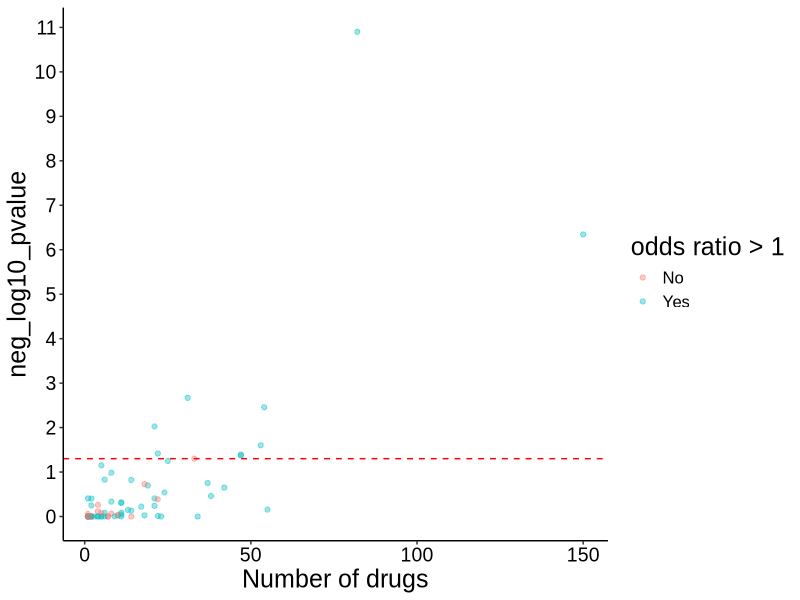
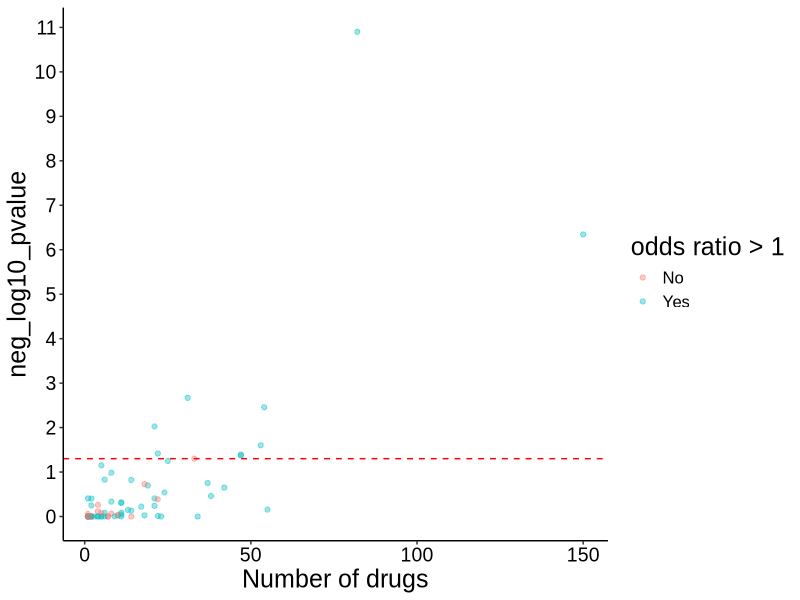
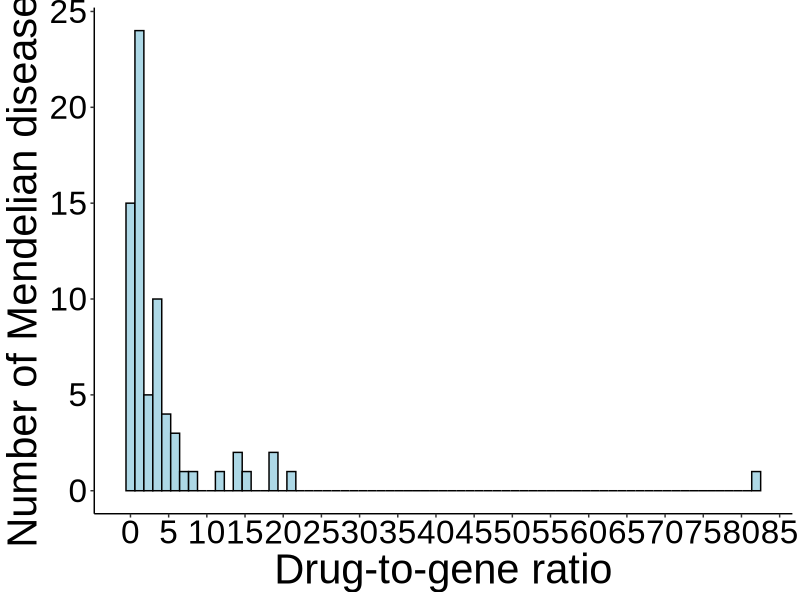
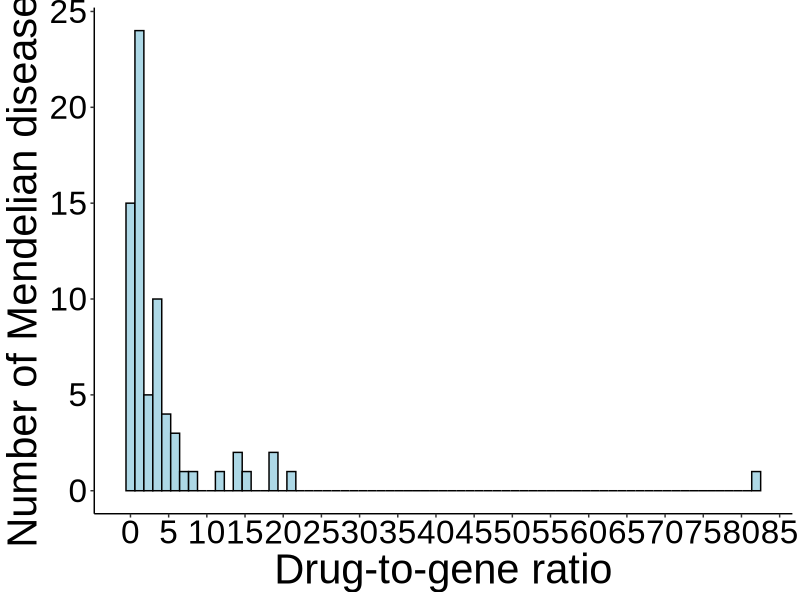
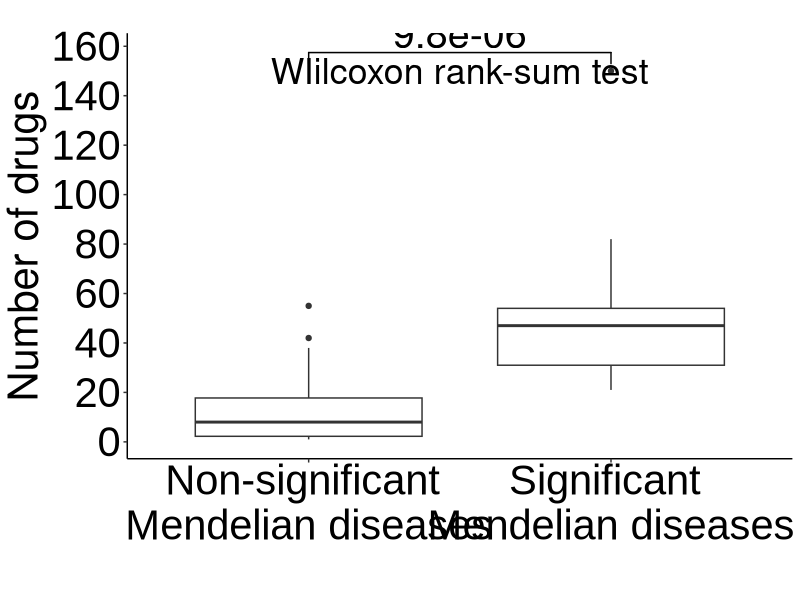
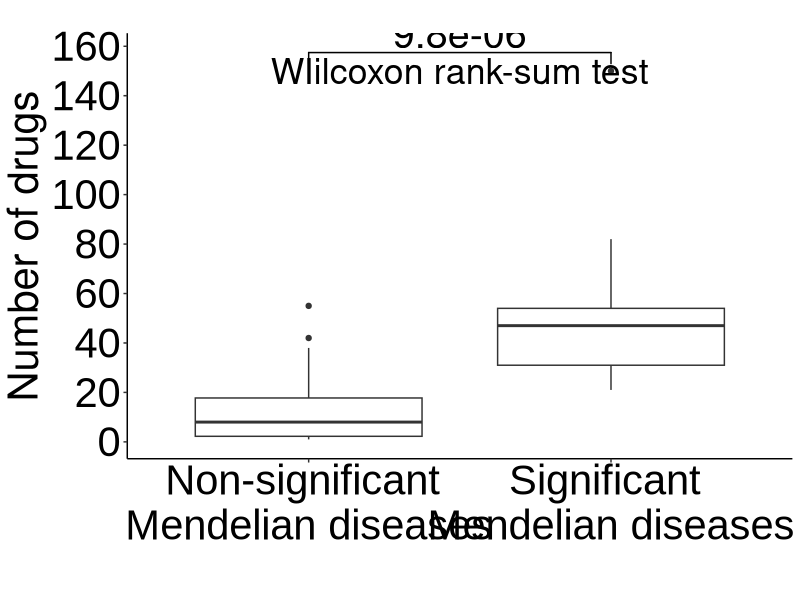

The R source for these figures, in order: (Note: a time limit stopped this script after it produced the figures.)
### This script implements the per Mendelian disease analysis ###

library(dplyr)
library(data.table)
library(ggplot2)
library(ggsignif)

## Set type for image compression based on operating system
## For macOS, X11 installation is required (link: https://www.xquartz.org/)
# if Windows OS
if (Sys.info()['sysname'] == "Windows") {
  type_compression = "windows"
} 
# if Linux
if (Sys.info()['sysname'] == "Linux") {
  type_compression = "windows"
}
# if macOS
if (Sys.info()['sysname'] == "Darwin") {
  type_compression = "cairo"
} 

## -- load data -- ##

# Mendelian - complex disease comorbidities
md_cd_comorbidities = fread("processed_data/md_cd_comorbidities.txt")
unique_cd = unique(md_cd_comorbidities$complex_disease)
unique_md = unique(md_cd_comorbidities$mendelian_disease)

# complex disease categories
complex_disease_categories = data.table::fread("processed_data/complex_disease_category.txt")
md_cd_comorbidities = left_join(md_cd_comorbidities, complex_disease_categories, by = "complex_disease")

# indicated/investigated drugs for the complex diseases
investigated_indicated_drugs = fread("processed_data/drugs_inv_ind_per_disease.txt")
investigated_indicated_drugs = reshape2::melt(investigated_indicated_drugs, "drugbank_id", colnames(investigated_indicated_drugs)[2:ncol(investigated_indicated_drugs)])
investigated_indicated_drugs = na.omit(investigated_indicated_drugs) ; rownames(investigated_indicated_drugs) = NULL
investigated_indicated_drugs = investigated_indicated_drugs %>%
  dplyr::select(drugbank_id, complex_disease = variable) %>%
  distinct()

# Mendelian disease causal genes
md_genes = data.table::fread("processed_data/md_genes.txt")

# drug - targets
db_drug_targets = fread("processed_data/drugbank_all_drugs_known_targets.txt") %>%
  dplyr::select(db_id, drug_target) %>% 
  distinct()

# number of gene-targets per drug
drugs_nr_targets = fread("processed_data/drugbank_all_drugs_known_targets.txt") %>%
  dplyr::select(db_id, drug_target) %>%
  distinct() %>%
  group_by(db_id) %>% 
  mutate(total_targets = length(drug_target)) %>%
  dplyr::select(db_id, total_targets) %>% 
  ungroup() %>%
  distinct()

## -- find drugs targeting each Mendelian disease genes -- ##

# empty list - each element is a mendelian disease
md_comorbidities = list()
for (md in unique_md) {
  md_comorbidities[[md]] = md_cd_comorbidities %>% filter(mendelian_disease == md) %>% dplyr::select(-comorbidity)
} ; rm(md)

# annotate with Mendelian disease genes
for (i in 1:length(md_comorbidities)) {
  
  # add Mendelian disease genes
  md_comorbidities[[i]] = left_join(md_comorbidities[[i]], md_genes, by = "mendelian_disease")
  md_comorbidities[[i]] = md_comorbidities[[i]] %>% 
    dplyr::select(complex_disease, disease_category, md_gene = causal_gene) %>%
    distinct()
  
  # add drugs targeting the Mendelian disease genes
  md_comorbidities[[i]] = left_join(md_comorbidities[[i]], db_drug_targets, by = c("md_gene" = "drug_target"))
  if (sum(is.na(md_comorbidities[[i]]$db_id)) != 0) {
    md_comorbidities[[i]] = md_comorbidities[[i]][-which(is.na(md_comorbidities[[i]]$db_id)), ] ; rownames(md_comorbidities[[i]]) = NULL
  }
  
  # keep needed columns
  md_comorbidities[[i]] = md_comorbidities[[i]] %>% 
    dplyr::select(complex_disease, disease_category, db_id) %>%
    distinct()
  
  cat(i, "\n")
} ; rm(i)

### NOTE: 19 Mendelian diseases are causally associated with genes NOT targeted by any existing drug with know drug targets
###       Therefore, we remove them from the downstream analysis
md_comorbidities = md_comorbidities[lapply(md_comorbidities, nrow) > 0] # 71 Mendelian diseases remain

## -- logistic regression per Mendelian disease -- ##

# create list of logistic regression inputs for each Mendelian disease
log_reg_input = vector("list", length = length(md_comorbidities))
names(log_reg_input) = names(md_comorbidities)

for (i in 1:length(md_comorbidities)) {
  
  # if drugs are recommended for repurposing...
  if (nrow(md_comorbidities[[i]]) != 0) {
    
    ## candidate drugs
    candidate_drugs_temp = unique(md_comorbidities[[i]]$db_id)
    
    ## complex diseases that these drugs are recommended for repurposing
    complex_diseases_temp = unique(md_comorbidities[[i]]$complex_disease)
    
    ## complex diseases these drugs are indicated/investigated
    # not all drugs will be indicated/investigated for a disease --> keep this in mind when you build the logistic regression input data frame
    ind_inv_temp = investigated_indicated_drugs %>%
      filter(drugbank_id %in% candidate_drugs_temp) %>%
      mutate(indicated_investigated = 1)
    
    ## create logistic regression input
    
    # each row should be a drug-complex disease pair
    log_reg_input[[i]] = data.frame(drug = rep(candidate_drugs_temp, each = length(unique_cd)))
    
    # add complex diseases
    log_reg_input[[i]]$disease = unique_cd

    # add disease category
    log_reg_input[[i]] = left_join(log_reg_input[[i]], complex_disease_categories, by = c("disease" = "complex_disease"))
    
    # add number of targets
    log_reg_input[[i]] = left_join(log_reg_input[[i]], drugs_nr_targets, by = c("drug" = "db_id"))
    
    # add indicated/investigated drugs
    log_reg_input[[i]] = left_join(log_reg_input[[i]], ind_inv_temp, by = c("drug" = "drugbank_id", "disease" = "complex_disease"))
    log_reg_input[[i]]$indicated_investigated = ifelse(is.na(log_reg_input[[i]]$indicated_investigated), 0, 1)
    
    # add drug candidates information
    log_reg_input[[i]]$recommended = ifelse(log_reg_input[[i]]$disease %in% complex_diseases_temp, 1, 0)
  }
  
  ## track progress
  cat(i, "\n")
} ; rm(i, candidate_drugs_temp, complex_diseases_temp, ind_inv_temp)

## run logistic regression
log_reg_results = vector("list", length = length(log_reg_input))
names(log_reg_results) = names(log_reg_input)

for (i in 1:length(log_reg_input)) {
  
  # run logistic regression
  glm_fits_temp = glm(indicated_investigated ~  disease_category + total_targets + recommended, 
                      data = log_reg_input[[i]], 
                      family = binomial())
  log_summary_temp = summary(glm_fits_temp)$coefficients
  
  # populate list
  log_reg_results[[i]] = log_summary_temp
    
  ## track progress
  cat(i, "\n")
} ; rm(i, glm_fits_temp, log_summary_temp)

## create a data frame with the results of logistic regression for each Mendelian disease
log_reg_results_summary = data.frame(mendelian_disease = names(md_comorbidities), beta = NA, pvalue = NA)

for (i in 1:length(log_reg_results)){
  
  log_reg_results[[i]] = data.frame(log_reg_results[[i]])
  log_reg_results_summary[i, "beta"] = log_reg_results[[i]]["recommended", "Estimate"]
  log_reg_results_summary[i, "pvalue"] = log_reg_results[[i]]["recommended", "Pr...z.."]
  
} ; rm(i)

log_reg_results_summary = log_reg_results_summary %>% 
  arrange(pvalue)
log_reg_results_summary %>% filter(pvalue < 0.05) %>% nrow() # 9 significant Mendelian diseases at a nominal level (p<0.05)

## -- annotate each Mendelian disease with number of complex disease comorbidities and number of drugs targeting its associated genes -- ##

## number of comorbidities per Mendelian disease
md_nr_comorbidities = md_cd_comorbidities %>%
  dplyr::select(mendelian_disease, complex_disease) %>%
  group_by(mendelian_disease) %>%
  mutate(nr_comorbidities = length(complex_disease)) %>%
  ungroup() %>%
  dplyr::select(mendelian_disease, nr_comorbidities) %>%
  distinct()
log_reg_results_summary = left_join(log_reg_results_summary, md_nr_comorbidities, by = "mendelian_disease")

## number of drugs targeting the genes associated with each Mendelian disease
md_genes_drugs = left_join(md_genes, db_drug_targets, by = c("causal_gene" = "drug_target"))
md_genes_drugs = na.omit(md_genes_drugs) ; rownames(md_genes_drugs) = NULL
md_genes_drugs = md_genes_drugs %>%
  group_by(mendelian_disease) %>% 
  mutate(nr_drugs = length(db_id)) %>%
  ungroup() %>%
  dplyr::select(mendelian_disease, nr_drugs) %>% 
  distinct()
log_reg_results_summary = left_join(log_reg_results_summary, md_genes_drugs, by = "mendelian_disease")

## -- visualizations -- ##
log_reg_results_summary = log_reg_results_summary %>% arrange(nr_comorbidities)
log_reg_results_summary$nr_comorbidities = factor(log_reg_results_summary$nr_comorbidities, levels = log_reg_results_summary$nr_comorbidities, labels = log_reg_results_summary$nr_comorbidities)
log_reg_results_summary$beta = ifelse(exp(log_reg_results_summary$beta) > 1, 1, 0)
log_reg_results_summary$beta = factor(log_reg_results_summary$beta, levels = c(0, 1), labels = c("No", "Yes"))

fig_s3 = ggplot(log_reg_results_summary, aes(x = nr_drugs, y = -log10(pvalue))) +
  geom_point(alpha = 0.4, size = 1.5, aes(color = beta)) +
  # scale_x_discrete(breaks = seq(1, 61, 1)) +
  scale_y_continuous(breaks = seq(0, 11, 1)) +
  labs(color = "odds ratio > 1") +
  xlab("Number of drugs") +
  ylab("neg_log10_pvalue") +
  geom_hline(yintercept = -log10(0.05), linetype = "dashed", color = "red") +
  theme_classic() +
  theme(axis.text = element_text(size = 14, family = "Arial", color = "black"),
        axis.title = element_text(size = 18, family = "Arial", color = "black"),
        title = element_text(size = 18, family = "Arial", color = "black"), 
        legend.text = element_text(size = 12, family = "Arial", color = "black"))

fig_s3
ggsave(filename = "FigS3_per_MD_analysis_results.tiff", 
       path = "figures/",
       width = 7, height = 5, device = 'tiff',
       dpi = 700, compression = "lzw", type = type_compression)
dev.off()

# histogram drug-to-gene ratio per Mendelian disease
nr_genes_per_md = md_genes %>%
  group_by(mendelian_disease) %>%
  mutate(nr_genes = length(causal_gene)) %>%
  ungroup() %>%
  dplyr::select(mendelian_disease, nr_genes) %>%
  distinct()
log_reg_results_summary = left_join(log_reg_results_summary, nr_genes_per_md, by = "mendelian_disease")
log_reg_results_summary$drug_to_gene_ratio = log_reg_results_summary$nr_drugs / log_reg_results_summary$nr_genes

fig_3a = ggplot(log_reg_results_summary, aes(x = drug_to_gene_ratio)) +
  geom_histogram(color = "black", fill = "lightblue", bins = 71) +
  scale_x_continuous(breaks = seq(0, 95, 5)) +
  xlab("Drug-to-gene ratio") +
  ylab("Number of Mendelian diseases") +
  theme_classic() +
  theme(axis.text = element_text(size = 24, family = "Arial", color = "black"),
        axis.title = element_text(size = 30, family = "Arial", color = "black"))

fig_3a
ggsave(filename = "Fig3A_drug_to_gene_ratio_per_MD.tiff", 
       path = "figures/",
       width = 12, height = 8, device = 'tiff',
       dpi = 700, compression = "lzw", type = type_compression)
dev.off()

# number of drugs - rank sum test
log_reg_results_summary$sig = ifelse(log_reg_results_summary$pvalue < 0.05, 1, 0)
log_reg_results_summary$sig = factor(log_reg_results_summary$sig, levels = c(0, 1), labels = c("Non-significant \nMendelian diseases", "Significant \nMendelian diseases"))
fig_3b = ggplot(log_reg_results_summary, aes(y = nr_drugs, x = sig)) +
  geom_boxplot() +
  # geom_jitter(width = 0.1, alpha = 0.5, size = 4) +
  xlab("") +
  ylab("Number of drugs") +
  labs(title = "") +
  scale_y_continuous(breaks = seq(0, 170, 20)) +
  theme_classic() +
  geom_signif(comparisons = list(c("Significant \nMendelian diseases", "Non-significant \nMendelian diseases")), test = "wilcox.test", test.args = list(alternative = "greater"),   
              map_signif_level = FALSE, textsize = 10) +
  annotate(geom = "text", x = 1.5, y = 150, label = "WIilcoxon rank-sum test", size = 9) +
  theme(axis.text = element_text(size = 30, family = "Arial", color = "black"),
        axis.title = element_text(size = 30),
        legend.position = "none")

fig_3b
ggsave(filename = "Fig3B_rank_sum_test.tiff", 
       path = "figures/",
       width = 12, height = 12, device = 'tiff',
       dpi = 700, compression = "lzw", type = type_compression)
dev.off()

## -- observed vs permutations -- ##

## Now, that we have the signal that significant Mendelian diseases are targeted by a higher number of drugs compared to non-significant,
## we want to exclude the possibility that our significant results from the main analysis are due to the high number of drugs rather than the comorbidity information

# Mendelian - complex disease comorbidities
md_cd_comorbidities = md_cd_comorbidities %>% 
  dplyr::select(mendelian_disease, complex_disease) %>%
  arrange(mendelian_disease)

# drugs targeting md_genes
drugs_targeting_md_genes = left_join(md_genes, db_drug_targets, by = c("causal_gene" = "drug_target")) %>%
  na.omit() %>%
  dplyr::select(db_id) %>%
  distinct()

### -- observed -- ###

## create logistic regression input
# each row is a drug-complex disease pair
log_input_obs = data.frame(db_id = rep(drugs_targeting_md_genes$db_id, each = length(unique_cd)))

# add complex diseases
log_input_obs$complex_disease = unique_cd

# add disease category
log_input_obs = left_join(log_input_obs, complex_disease_categories, by = "complex_disease")

# add candidate drugs information
x = left_join(md_cd_comorbidities, md_genes, by = "mendelian_disease")
x = na.omit(x) ; rownames(x) = NULL
x = x %>% dplyr::select(complex_disease, causal_gene) %>% distinct
x = left_join(x, db_drug_targets, by = c("causal_gene" = "drug_target"))
x = na.omit(x) ; rownames(x) = NULL
x = x %>% dplyr::select(-causal_gene) %>% distinct()
x$recommended = 1
log_input_obs = left_join(log_input_obs, x, by = c("complex_disease", "db_id"))
log_input_obs$recommended = ifelse(is.na(log_input_obs$recommended), 0, 1)

# number of drug targets
log_input_obs = left_join(log_input_obs, drugs_nr_targets, by = c("db_id" = "db_id"))

# add investigated/indicated drugs
investigated_indicated_drugs$indicated_investigated = 1
log_input_obs = left_join(log_input_obs, investigated_indicated_drugs, by = c("db_id" = "drugbank_id", "complex_disease" = "complex_disease"))
log_input_obs$indicated_investigated = ifelse(is.na(log_input_obs$indicated_investigated), 0, 1)

# logistic regression
glm_fit_obs = glm(indicated_investigated ~ total_targets + disease_category + recommended,
                  data = log_input_obs, 
                  family = binomial())
log_reg_summary_obs = summary(glm_fit_obs)$coefficients
or_obs = exp(log_reg_summary_obs[8, 1])
pvalue_obs = log_reg_summary_obs[8, 4]

## -- permutations -- ##

## NOTE: in this permutation analysis, we shuffle the drugs targeting each Mendelian disease.
## This is equivalent to shuffling the rows of drugs in our logistic regression input

## create logistic regression input
# each row is a drug-complex disease pair
log_input_perm = data.frame(db_id = rep(drugs_targeting_md_genes$db_id, each = length(unique_cd)))

# add complex diseases
log_input_perm$complex_disease = unique_cd

# add disease category
log_input_perm = left_join(log_input_perm, complex_disease_categories, by = "complex_disease")

# add candidate drugs information
x = left_join(md_cd_comorbidities, md_genes, by = "mendelian_disease")
x = na.omit(x) ; rownames(x) = NULL
x = x %>% dplyr::select(complex_disease, causal_gene) %>% distinct
x = left_join(x, db_drug_targets, by = c("causal_gene" = "drug_target"))
x = na.omit(x) ; rownames(x) = NULL
x = x %>% dplyr::select(-causal_gene) %>% distinct()
x$recommended = 1
log_input_perm = left_join(log_input_perm, x, by = c("complex_disease", "db_id"))
log_input_perm$recommended = ifelse(is.na(log_input_perm$recommended), 0, 1)

## perform permutation analysis 
# empty data frame to populate with permutation results
log_reg_results_permutation = data.frame(permutation = NA,
                                         odds_ratio = NA,
                                         pvalue = NA)

for (permutation in 1:1000) {
  
  # shuffle the drugs
  drugs_original = unique(log_input_perm$db_id)
  drugs_shuffled = sample(drugs_original, replace = FALSE)
  log_input_perm_temp = log_input_perm
  log_input_perm_temp$db_id = rep(drugs_shuffled, each = 65)
  
  # add number of drug targets
  log_input_perm_temp = left_join(log_input_perm_temp, drugs_nr_targets, by = c("db_id" = "db_id"))
  
  # add investigated/indicated drugs
  log_input_perm_temp = left_join(log_input_perm_temp, investigated_indicated_drugs, by = c("db_id" = "drugbank_id", "complex_disease" = "complex_disease"))
  log_input_perm_temp$indicated_investigated = ifelse(is.na(log_input_perm_temp$indicated_investigated), 0, 1)
  
  # run logistic regression
  glm_fit_perm_temp = glm(indicated_investigated ~ total_targets + disease_category + recommended,
                          data = log_input_perm_temp, 
                          family = binomial())
  log_reg_summary_temp = summary(glm_fit_perm_temp)$coefficients
  
  # populate the results data frame
  log_reg_results_permutation[permutation, "permutation"] = permutation
  log_reg_results_permutation[permutation, "odds_ratio"] = exp(log_reg_summary_temp[8, 1])
  log_reg_results_permutation[permutation, "pvalue"] = log_reg_summary_temp[8, 4]

  ## track progress
  cat(permutation, "\n")
}

## calculate p-value after permutations
perm_pvalue = sum(pvalue_obs >= log_reg_results_permutation$pvalue) / 1000 # 0.018 = 1.8%
sum(or_obs <= log_reg_results_permutation$odds_ratio) / 1000 # 0.014 = 1.4%

# ## visualizations of results
# ggplot(log_reg_results_permutation, aes(x = odds_ratio)) +
#   geom_histogram(color = "black", fill = "lightblue") +
#   geom_vline(xintercept = or_obs, color = "red", linewidth = 0.8) +
#   xlab("Odds ratio") +
#   ylab("count") +
#   scale_x_continuous(breaks = seq(0, 2.25, 0.25), limits = c(0.75, 2.25)) +
#   annotate(geom = "text", x = 1.95, y = 145, label = paste0(sum(or_obs <= log_reg_results_permutation$odds_ratio) / 1000*100, "%"), size = 7, family = "Arial", color = "red", fontface = "bold") +
#   theme_classic() +
#   theme(axis.text = element_text(size = 20, family = "Arial", colour = "black"),
#         axis.title = element_text(size = 22, family = "Arial", colour = "black"))


## -- gene level analysis -- ##

## analysis per Mendelian disease gene
# keep druggable md genes
md_genes_druggable = md_genes %>% filter(causal_gene %in% db_drug_targets$drug_target)
unique_md_genes = unique(md_genes_druggable$causal_gene)
lr_inputs = vector("list", length(unique(unique_md_genes)))
names(lr_inputs) = unique_md_genes

for (i in 1:length(unique_md_genes)) {
  
  # gene
  md_gene_temp = unique_md_genes[[i]]
  
  # drugs targeting that gene
  drugs_targeting_md_gene_temp = db_drug_targets %>% filter(drug_target == md_gene_temp)
  drugs_targeting_md_gene_temp = unique(drugs_targeting_md_gene_temp$db_id)
  
  # Mendelian diseases linked to that gene
  md_disease_temp = md_genes %>% filter(causal_gene == md_gene_temp)
  md_disease_temp = unique(md_disease_temp$mendelian_disease)
  
  # comorbidities of these Mendelian diseases
  md_comorbidities_temp = md_cd_comorbidities %>% filter(mendelian_disease %in% md_disease_temp)
  md_comorbidities_temp = unique(md_comorbidities_temp$complex_disease)
  
  # each row should be a drug-complex disease pair
  log_input = data.frame(drug = rep(drugs_targeting_md_gene_temp, each = length(unique_cd)))
  
  # add complex diseases
  log_input$disease = unique_cd
  
  # add disease category
  log_input = left_join(log_input, complex_disease_categories, by = c("disease" = "complex_disease"))
  
  # add number of targets
  log_input = left_join(log_input, drugs_nr_targets, by = c("drug" = "db_id"))
  
  # add indicated/investigated drugs
  log_input = left_join(log_input, investigated_indicated_drugs, by = c("drug" = "drugbank_id", "disease" = "complex_disease"))
  log_input$indicated_investigated = ifelse(is.na(log_input$indicated_investigated), 0, 1)
  
  # add recommended candidate drugs
  log_input$recommended = ifelse(log_input$disease %in% md_comorbidities_temp, 1, 0)
  
  lr_inputs[[i]] = log_input
  
  cat(i, "-", length(unique_md_genes), "\n")
}

## run logistic regression
log_reg_results = data.frame(md_genes = unique_md_genes, comorbidity_OR = NA, comorbidity_P = NA)

for (i in 1:nrow(log_reg_results)) {
  
  # run logistic regression
  if (length(unique(lr_inputs[[i]]$total_targets)) == 1) {
    glm_fits_temp = glm(indicated_investigated ~  disease_category + recommended, 
                        data = lr_inputs[[i]], 
                        family = binomial())
    log_summary_temp = as.data.frame(summary(glm_fits_temp)$coefficients)
    log_reg_results[i, "comorbidity_OR"] = exp(log_summary_temp[7, 1])
    log_reg_results[i, "comorbidity_P"] = log_summary_temp[7, 4]
    
  }
  
  if (length(unique(lr_inputs[[i]]$total_targets)) > 1) {
    glm_fits_temp = glm(indicated_investigated ~  disease_category + total_targets + recommended, 
                        data = lr_inputs[[i]], 
                        family = binomial())
    log_summary_temp = as.data.frame(summary(glm_fits_temp)$coefficients)
    log_reg_results[i, "comorbidity_OR"] = exp(log_summary_temp[8, 1])
    log_reg_results[i, "comorbidity_P"] = log_summary_temp[8, 4]
  }
  
  cat(i, "-", nrow(log_reg_results), "\n")
}

log_reg_results$sig = ifelse(log_reg_results$comorbidity_P < 0.05, 1, 0)

## add nr of targets for each MD gene
md_genes_druggable = left_join(md_genes_druggable, db_drug_targets, by = c("causal_gene" = "drug_target"))
md_genes_druggable = md_genes_druggable %>% 
  group_by(causal_gene) %>%
  mutate(nr_drugs = length(unique(db_id))) %>%
  ungroup() %>%
  distinct()
md_genes_nr_drugs = md_genes_druggable %>%
  dplyr::select(causal_gene, nr_drugs) %>% 
  distinct()
hist(md_genes_nr_drugs$nr_drugs)

log_reg_results = left_join(log_reg_results, md_genes_nr_drugs, by = c("md_genes" = "causal_gene"))
log_reg_results$sig = factor(log_reg_results$sig, levels = c("0", "1"), labels = c("Non-significant \ngenes", "Significant \ngenes"))

fig_3c = ggplot(log_reg_results, aes(x = sig, y = nr_drugs)) +
  geom_boxplot() +
  # geom_point(alpha = 0.5, position = "jitter") +
  xlab("") +
  ylab("Number of drugs") +
  geom_signif(comparisons = list(c("Significant \ngenes", "Non-significant \ngenes")), test.args = list(alternative = "greater"), 
              map_signif_level = FALSE, textsize = 10) +
  annotate(geom = "text", x = 1.5, y = 85, label = "WIilcoxon rank-sum test", size = 9) +
  scale_y_continuous(breaks = seq(0, 85, 5)) +
  theme_classic() +
  theme(axis.text = element_text(size = 30, family = "Arial", color = "black"),
        axis.title = element_text(size = 30),
        legend.position = "none")

fig_3c
ggsave(filename = "Fig3C_per_gene_drugs.tiff", 
       path = "figures/",
       width = 12, height = 12, device = 'tiff',
       dpi = 700, compression = "lzw", type = type_compression)
dev.off()
